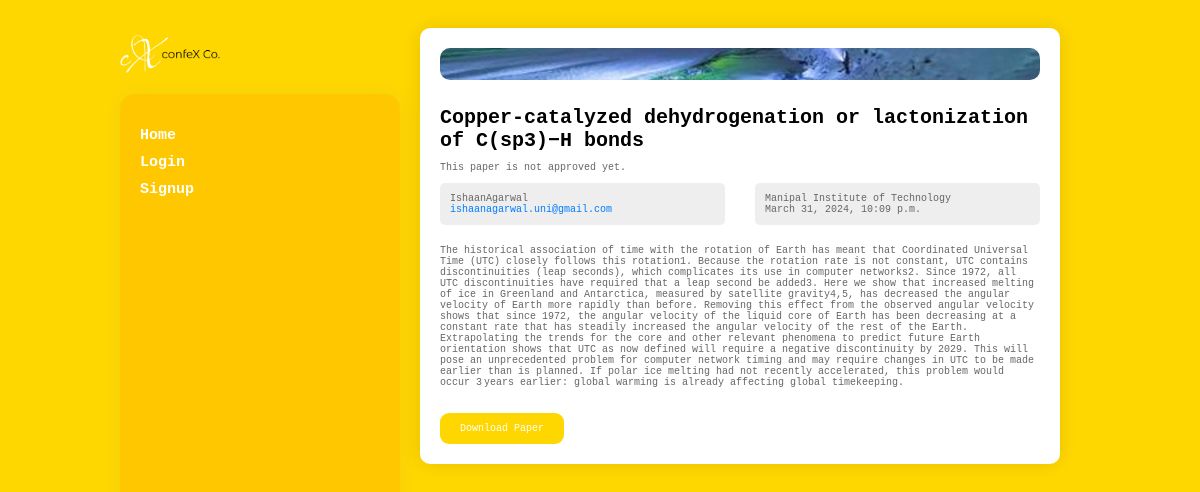
The app's page /articles/earth-1/ with its own data.
### articles/models.py (models this page shows, shortened)
class Article(models.Model):
    title = models.CharField(max_length=100)
    slug = models.SlugField()
    body = models.TextField()
    date = models.DateTimeField(auto_now_add=True)
    thumb = models.ImageField(default='default1.png', blank=True)
    author = models.ForeignKey(User, default=None, on_delete=models.CASCADE)
    approved = models.BooleanField(default=False)
    pdf = models.FileField(upload_to='pdfs/', blank=True)
    email = models.EmailField()
    organization = models.CharField(max_length=255)

### articles/views.py (the view)
# urls.py: path('<slug:slug>/', views.article_detail, name='detail'),
def article_detail(request, slug):
    article = get_object_or_404(Article, slug=slug)
    return render(request, 'articles/article_detail.html', {'article': article})

### articles/templates/articles/article_detail.html
{% extends 'base_layout.html' %}
{% block content %}
<div class="article-detail">
    <div class="article">
        <img src="{{ article.thumb.url }}"  alt="{{ article.title }}">
        <h2 class="titlehead">{{ article.title }}</h2>
        <p>{% if article.approved %}
            <p class="astatus">✅ Approved</p>
        {% else %}
            <p class="astatus">This paper is not approved yet.</p>
        {% endif %}
        <div class="info-container">
            <div class="info-box">
                <p class="dets">{{ article.author }}</p>
                <p class="dets" ><a href="mailto:{{ article.email }}" class="email">{{ article.email }}</a></p>
            </div>
            <div class="info-box">
                <p class="dets">{{ article.organization }}</p>
                <p class="dets">{{ article.date }}</p>
            </div>
        </div>
        <p>{{ article.body }}</p>
        <br>
        <p><a href="{{ article.pdf.url }}" class="download">Download Paper</a></p>
    </div>
</div>
{% endblock %}

### assets/styles.css (style rules this page uses)
body { background-color: #FFD700; color: #000; }
body * { font-family: monospace; }
h2 { text-decoration: none; color: #000; }
.email { font-decoration: none; color: rgb(0, 153, 255); text-decoration: none; }
.download { background-color: #ffd700; color: #fff; border: none; padding: 10px 20px; border-radius: 9px; margin-bottom: 10px; cursor: pointer; transition: background-color 0.3s, color 0.3s; text-decoration: none; }
.article-detail { padding: 20px; background-color: #fff; border-radius: 10px; box-shadow: 0 0 20px rgba(0, 0, 0, 0.1); margin-bottom: 20px; }
.article-detail img { max-width: 100%; border-radius: 10px; margin-bottom: 10px; }
.article-detail h2 { font-size: 24px; color: #333; margin-bottom: 10px; }
.article-detail p { font-size: 16px; color: #666; margin-bottom: 10px; }
.article-detail .email { color: #007bff; }
.article-detail .info-container { font-size: 5px; display: flex; gap: 30px; margin-bottom: 20px; }
.article-detail .info-box { flex: 1; padding: 10px; border-radius: 5px; background-color: #eee }
.article-detail .info-box p { margin: 0; }
.article-detail p { font-size: 10px; }
.article-detail p.dets { font-size: 10px; }
h2.titlehead { font-size: 20px; color: #000; }
p.astatus { font-size: 10px }

### records on screen
Article: thumb (picture), title "Copper-catalyzed dehydrogenation or lactonization of C(sp3)−H bonds", author "IshaanAgarwal", email "ishaanagarwal.uni@gmail.com", organization "Manipal Institute of Technology", date "March 31, 2024, 10:09 p.m.", body "The historical association of time with the rotation of Earth has meant that Coordinated Universal Time (UTC) closely follows this rotation1. Because the rotation rate is not constant, UTC contains discontinuities (leap seconds), which complicates its use in computer networks2. Since 1972, all UTC discontinuities have required that a leap second be added3. Here we show that increased melting of ice in Greenland and Antarctica, measured by satellite gravity4,5, has decreased the angular velocity of Earth more rapidly than before. Removing this effect from the observed angular velocity shows that since 1972, the angular velocity of the liquid core of Earth has been decreasing at a constant…"
